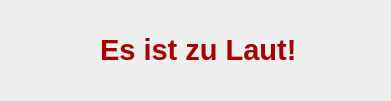
<?xml version="1.0" encoding="UTF-8"?>
<ui version="4.0">
 <class>Form</class>
 <widget class="QWidget" name="Form">
  <property name="geometry">
   <rect>
    <x>0</x>
    <y>0</y>
    <width>391</width>
    <height>101</height>
   </rect>
  </property>
  <property name="windowTitle">
   <string>Warnung</string>
  </property>
  <widget class="QLabel" name="label_2">
   <property name="geometry">
    <rect>
     <x>100</x>
     <y>10</y>
     <width>281</width>
     <height>81</height>
    </rect>
   </property>
   <property name="mouseTracking">
    <bool>true</bool>
   </property>
   <property name="text">
    <string>&lt;html&gt;&lt;head/&gt;&lt;body&gt;&lt;p&gt;&lt;span style=&quot; font-size:22pt; font-weight:600; color:#aa0000;&quot;&gt;Es ist zu Laut!&lt;/span&gt;&lt;/p&gt;&lt;/body&gt;&lt;/html&gt;</string>
   </property>
  </widget>
  <widget class="QLabel" name="label">
   <property name="geometry">
    <rect>
     <x>10</x>
     <y>10</y>
     <width>91</width>
     <height>81</height>
    </rect>
   </property>
   <property name="text">
    <string/>
   </property>
   <property name="pixmap">
    <pixmap>LautstärkeIcon.png</pixmap>
   </property>
   <property name="scaledContents">
    <bool>true</bool>
   </property>
  </widget>
 </widget>
 <resources/>
 <connections/>
</ui>
